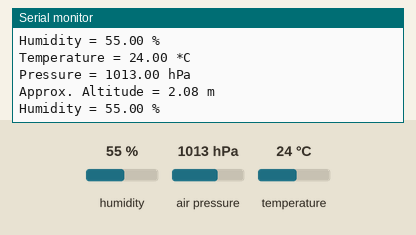
Recording of a sketch running on a simulated Arduino Uno, built with avr-gcc and run on an emulated ATmega328P. Parts: the last lines printed to the serial monitor. Inputs (shaded band) come from the test bench; at power-on: air pressure 1013 hPa, humidity 55 %, temperature 24 °C.

Above: at 2.2 s.
2.3 s: air pressure set to 952 hPa
At 2.4 s:
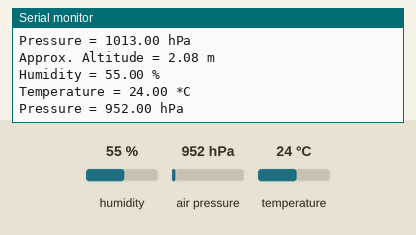
5.3 s: humidity set to 22 %
At 5.3 s:
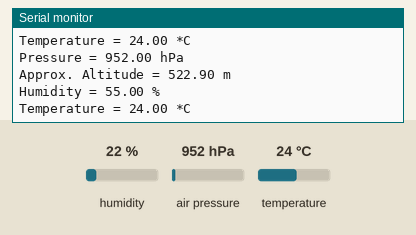
6.8 s: temperature set to 12 °C
At 6.81 s:
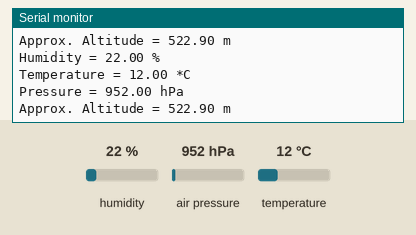

The sketch:

Barometer.ino
```cpp
/* ICARUS v1.0.2, Arduino, I2C
This code for test Barometer BME280, using I2C (do have SPI protocol)
*/
#include <Wire.h>
#include <SPI.h>
#include <Adafruit_Sensor.h>
#include <Adafruit_BME280.h>

/* define pin leg for SPI
#define BME_SCK 13
#define BME_MISO 12
#define BME_MOSI 11
#define BME_CS 10
*/

#define SEALEVELPRESSURE_HPA (1013.25) //update code to auto calibrate to current sea level

Adafruit_BME280 bme; // I2C

//Adafruit_BME280 bme(BME_CS); // hardware SPI
//Adafruit_BME280 bme(BME_CS, BME_MOSI, BME_MISO, BME_SCK); // software SPI

void setup() {
   Serial.begin(115200);
  Serial.println("ICARUS v1.0.2 - BME280 Testing");

  bool BME_status = bme.begin();
  if (BME_status) {
    Serial.println("Barometer BME280 Detected");
  } else {
    Serial.println("Unable to Detect Barometer BME280");
    while (1);
  }

  delay(1000); // waiting for loading after start up

  Serial.println();
}

void loop() {
  printValues();
  delay(100);
}


void printValues() {
  Serial.print("Temperature = ");
  Serial.print(bme.readTemperature());
  Serial.println(" *C");

  // Convert temperature to Fahrenheit
  /*Serial.print("Temperature = ");
  Serial.print(1.8 * bme.readTemperature() + 32);
  Serial.println(" *F");*/

  Serial.print("Pressure = ");
  Serial.print(bme.readPressure() / 100.0F);
  Serial.println(" hPa");

  Serial.print("Approx. Altitude = ");
  Serial.print(bme.readAltitude(SEALEVELPRESSURE_HPA));
  Serial.println(" m");

  Serial.print("Humidity = ");
  Serial.print(bme.readHumidity());
  Serial.println(" %");

  Serial.println();
}
```

Measured:
- after the input at 2.3 s, the serial monitor: prints a new line after 0.10 s (image 1)
- after the input at 6.8 s, the serial monitor: prints a new line at once (image 3)
